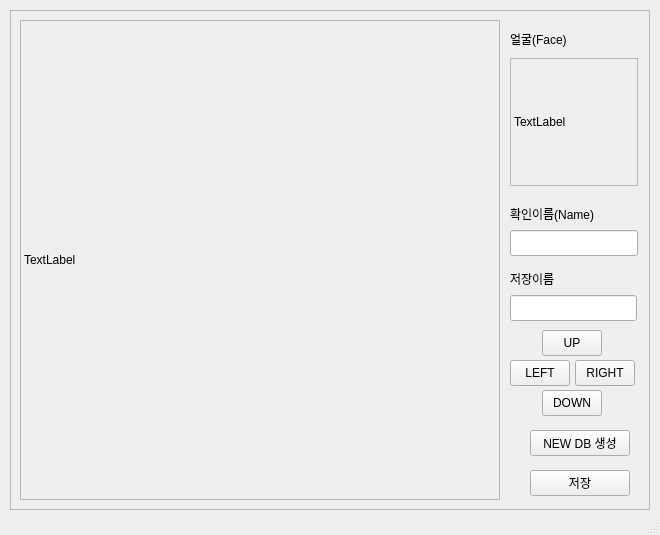
<?xml version="1.0" encoding="UTF-8"?>
<ui version="4.0">
 <class>MainWindow</class>
 <widget class="QMainWindow" name="MainWindow">
  <property name="geometry">
   <rect>
    <x>0</x>
    <y>0</y>
    <width>660</width>
    <height>535</height>
   </rect>
  </property>
  <property name="sizePolicy">
   <sizepolicy hsizetype="Fixed" vsizetype="Fixed">
    <horstretch>0</horstretch>
    <verstretch>0</verstretch>
   </sizepolicy>
  </property>
  <property name="windowTitle">
   <string>MainWindow</string>
  </property>
  <widget class="QWidget" name="centralwidget">
   <widget class="QFrame" name="frame">
    <property name="geometry">
     <rect>
      <x>10</x>
      <y>10</y>
      <width>640</width>
      <height>500</height>
     </rect>
    </property>
    <property name="frameShape">
     <enum>QFrame::Shape::StyledPanel</enum>
    </property>
    <property name="frameShadow">
     <enum>QFrame::Shadow::Raised</enum>
    </property>
    <widget class="QFrame" name="frame_2">
     <property name="geometry">
      <rect>
       <x>10</x>
       <y>10</y>
       <width>480</width>
       <height>480</height>
      </rect>
     </property>
     <property name="frameShape">
      <enum>QFrame::Shape::NoFrame</enum>
     </property>
     <property name="frameShadow">
      <enum>QFrame::Shadow::Raised</enum>
     </property>
     <property name="lineWidth">
      <number>0</number>
     </property>
     <widget class="QLabel" name="label">
      <property name="geometry">
       <rect>
        <x>0</x>
        <y>0</y>
        <width>480</width>
        <height>480</height>
       </rect>
      </property>
      <property name="frameShape">
       <enum>QFrame::Shape::StyledPanel</enum>
      </property>
      <property name="text">
       <string>TextLabel</string>
      </property>
     </widget>
    </widget>
    <widget class="QFrame" name="frame_3">
     <property name="geometry">
      <rect>
       <x>500</x>
       <y>10</y>
       <width>128</width>
       <height>480</height>
      </rect>
     </property>
     <property name="frameShape">
      <enum>QFrame::Shape::NoFrame</enum>
     </property>
     <property name="frameShadow">
      <enum>QFrame::Shadow::Raised</enum>
     </property>
     <property name="lineWidth">
      <number>0</number>
     </property>
     <widget class="QLabel" name="label_2">
      <property name="geometry">
       <rect>
        <x>0</x>
        <y>38</y>
        <width>128</width>
        <height>128</height>
       </rect>
      </property>
      <property name="frameShape">
       <enum>QFrame::Shape::StyledPanel</enum>
      </property>
      <property name="text">
       <string>TextLabel</string>
      </property>
     </widget>
     <widget class="QLabel" name="label_3">
      <property name="geometry">
       <rect>
        <x>0</x>
        <y>185</y>
        <width>108</width>
        <height>18</height>
       </rect>
      </property>
      <property name="text">
       <string>확인이름(Name)</string>
      </property>
     </widget>
     <widget class="QPushButton" name="saveButton">
      <property name="geometry">
       <rect>
        <x>20</x>
        <y>450</y>
        <width>100</width>
        <height>26</height>
       </rect>
      </property>
      <property name="text">
       <string>저장</string>
      </property>
     </widget>
     <widget class="QLineEdit" name="lineEdit">
      <property name="geometry">
       <rect>
        <x>0</x>
        <y>210</y>
        <width>128</width>
        <height>26</height>
       </rect>
      </property>
     </widget>
     <widget class="QLabel" name="label_4">
      <property name="geometry">
       <rect>
        <x>0</x>
        <y>10</y>
        <width>108</width>
        <height>18</height>
       </rect>
      </property>
      <property name="text">
       <string>얼굴(Face)</string>
      </property>
     </widget>
     <widget class="QLabel" name="label_5">
      <property name="geometry">
       <rect>
        <x>0</x>
        <y>250</y>
        <width>66</width>
        <height>18</height>
       </rect>
      </property>
      <property name="text">
       <string>저장이름</string>
      </property>
     </widget>
     <widget class="QLineEdit" name="lineEdit_2">
      <property name="geometry">
       <rect>
        <x>0</x>
        <y>275</y>
        <width>127</width>
        <height>26</height>
       </rect>
      </property>
     </widget>
     <widget class="QPushButton" name="upButton">
      <property name="geometry">
       <rect>
        <x>32</x>
        <y>310</y>
        <width>60</width>
        <height>26</height>
       </rect>
      </property>
      <property name="text">
       <string>UP</string>
      </property>
     </widget>
     <widget class="QPushButton" name="downButton">
      <property name="geometry">
       <rect>
        <x>32</x>
        <y>370</y>
        <width>60</width>
        <height>26</height>
       </rect>
      </property>
      <property name="text">
       <string>DOWN</string>
      </property>
     </widget>
     <widget class="QPushButton" name="leftButton">
      <property name="geometry">
       <rect>
        <x>0</x>
        <y>340</y>
        <width>60</width>
        <height>26</height>
       </rect>
      </property>
      <property name="text">
       <string>LEFT</string>
      </property>
     </widget>
     <widget class="QPushButton" name="rightButton">
      <property name="geometry">
       <rect>
        <x>65</x>
        <y>340</y>
        <width>60</width>
        <height>26</height>
       </rect>
      </property>
      <property name="text">
       <string>RIGHT</string>
      </property>
     </widget>
     <widget class="QPushButton" name="dbButton">
      <property name="geometry">
       <rect>
        <x>20</x>
        <y>410</y>
        <width>100</width>
        <height>26</height>
       </rect>
      </property>
      <property name="text">
       <string>NEW DB 생성</string>
      </property>
     </widget>
    </widget>
   </widget>
  </widget>
  <widget class="QMenuBar" name="menubar">
   <property name="geometry">
    <rect>
     <x>0</x>
     <y>0</y>
     <width>660</width>
     <height>27</height>
    </rect>
   </property>
  </widget>
  <widget class="QStatusBar" name="statusbar"/>
 </widget>
 <resources/>
 <connections>
  <connection>
   <sender>saveButton</sender>
   <signal>clicked()</signal>
   <receiver>MainWindow</receiver>
   <slot>save_button_clicked()</slot>
   <hints>
    <hint type="sourcelabel">
     <x>556</x>
     <y>522</y>
    </hint>
    <hint type="destinationlabel">
     <x>484</x>
     <y>-8</y>
    </hint>
   </hints>
  </connection>
  <connection>
   <sender>downButton</sender>
   <signal>clicked()</signal>
   <receiver>MainWindow</receiver>
   <slot>down_button_clicked()</slot>
   <hints>
    <hint type="sourcelabel">
     <x>575</x>
     <y>432</y>
    </hint>
    <hint type="destinationlabel">
     <x>531</x>
     <y>-3</y>
    </hint>
   </hints>
  </connection>
  <connection>
   <sender>rightButton</sender>
   <signal>clicked()</signal>
   <receiver>MainWindow</receiver>
   <slot>right_button_clicked()</slot>
   <hints>
    <hint type="sourcelabel">
     <x>604</x>
     <y>402</y>
    </hint>
    <hint type="destinationlabel">
     <x>562</x>
     <y>-9</y>
    </hint>
   </hints>
  </connection>
  <connection>
   <sender>leftButton</sender>
   <signal>clicked()</signal>
   <receiver>MainWindow</receiver>
   <slot>left_button_clicked()</slot>
   <hints>
    <hint type="sourcelabel">
     <x>533</x>
     <y>401</y>
    </hint>
    <hint type="destinationlabel">
     <x>426</x>
     <y>30</y>
    </hint>
   </hints>
  </connection>
  <connection>
   <sender>upButton</sender>
   <signal>clicked()</signal>
   <receiver>MainWindow</receiver>
   <slot>up_button_clicked()</slot>
   <hints>
    <hint type="sourcelabel">
     <x>584</x>
     <y>372</y>
    </hint>
    <hint type="destinationlabel">
     <x>586</x>
     <y>30</y>
    </hint>
   </hints>
  </connection>
  <connection>
   <sender>dbButton</sender>
   <signal>clicked()</signal>
   <receiver>MainWindow</receiver>
   <slot>db_button_clicked()</slot>
   <hints>
    <hint type="sourcelabel">
     <x>613</x>
     <y>469</y>
    </hint>
    <hint type="destinationlabel">
     <x>564</x>
     <y>32</y>
    </hint>
   </hints>
  </connection>
 </connections>
 <slots>
  <slot>save_button_clicked()</slot>
  <slot>up_button_clicked()</slot>
  <slot>down_button_clicked()</slot>
  <slot>right_button_clicked()</slot>
  <slot>left_button_clicked()</slot>
  <slot>db_button_clicked()</slot>
 </slots>
</ui>
